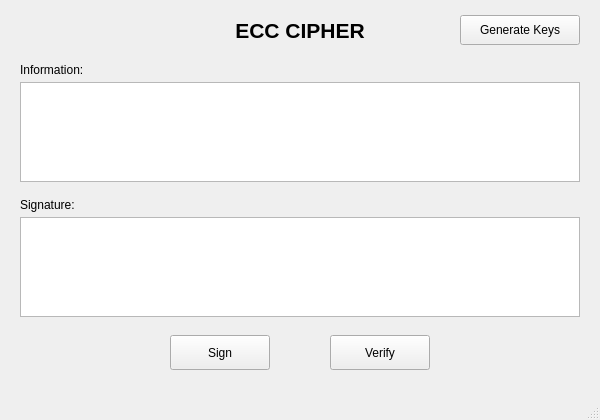
<?xml version="1.0" encoding="UTF-8"?>
<ui version="4.0">
 <class>MainWindow</class>
 <widget class="QMainWindow" name="MainWindow">
  <property name="geometry">
   <rect>
    <x>0</x>
    <y>0</y>
    <width>600</width>
    <height>420</height>
   </rect>
  </property>
  <property name="windowTitle">
   <string>ECC Cipher</string>
  </property>
  <widget class="QWidget" name="centralwidget">

   <!-- Title Label -->
   <widget class="QLabel" name="lbl_title">
    <property name="geometry">
     <rect>
      <x>0</x>
      <y>10</y>
      <width>600</width>
      <height>40</height>
     </rect>
    </property>
    <property name="font">
     <font>
      <pointsize>16</pointsize>
      <weight>75</weight>
      <bold>true</bold>
     </font>
    </property>
    <property name="alignment">
     <set>Qt::AlignCenter</set>
    </property>
    <property name="text">
     <string>ECC CIPHER</string>
    </property>
   </widget>

   <!-- Generate Keys Button -->
   <widget class="QPushButton" name="btn_gen_keys">
    <property name="geometry">
     <rect>
      <x>460</x>
      <y>15</y>
      <width>120</width>
      <height>30</height>
     </rect>
    </property>
    <property name="text">
     <string>Generate Keys</string>
    </property>
   </widget>

   <!-- Information Label -->
   <widget class="QLabel" name="lbl_info">
    <property name="geometry">
     <rect>
      <x>20</x>
      <y>60</y>
      <width>100</width>
      <height>20</height>
     </rect>
    </property>
    <property name="text">
     <string>Information:</string>
    </property>
   </widget>

   <!-- Information TextEdit -->
   <widget class="QPlainTextEdit" name="txt_info">
    <property name="geometry">
     <rect>
      <x>20</x>
      <y>82</y>
      <width>560</width>
      <height>100</height>
     </rect>
    </property>
   </widget>

   <!-- Signature Label -->
   <widget class="QLabel" name="lbl_sign">
    <property name="geometry">
     <rect>
      <x>20</x>
      <y>195</y>
      <width>100</width>
      <height>20</height>
     </rect>
    </property>
    <property name="text">
     <string>Signature:</string>
    </property>
   </widget>

   <!-- Signature TextEdit -->
   <widget class="QPlainTextEdit" name="txt_sign">
    <property name="geometry">
     <rect>
      <x>20</x>
      <y>217</y>
      <width>560</width>
      <height>100</height>
     </rect>
    </property>
   </widget>

   <!-- Sign Button -->
   <widget class="QPushButton" name="btn_sign">
    <property name="geometry">
     <rect>
      <x>170</x>
      <y>335</y>
      <width>100</width>
      <height>35</height>
     </rect>
    </property>
    <property name="text">
     <string>Sign</string>
    </property>
   </widget>

   <!-- Verify Button -->
   <widget class="QPushButton" name="btn_verify">
    <property name="geometry">
     <rect>
      <x>330</x>
      <y>335</y>
      <width>100</width>
      <height>35</height>
     </rect>
    </property>
    <property name="text">
     <string>Verify</string>
    </property>
   </widget>

  </widget>

  <widget class="QMenuBar" name="menubar">
   <property name="geometry">
    <rect>
     <x>0</x>
     <y>0</y>
     <width>600</width>
     <height>21</height>
    </rect>
   </property>
  </widget>
  <widget class="QStatusBar" name="statusbar"/>

 </widget>
 <resources/>
 <connections/>
</ui>
